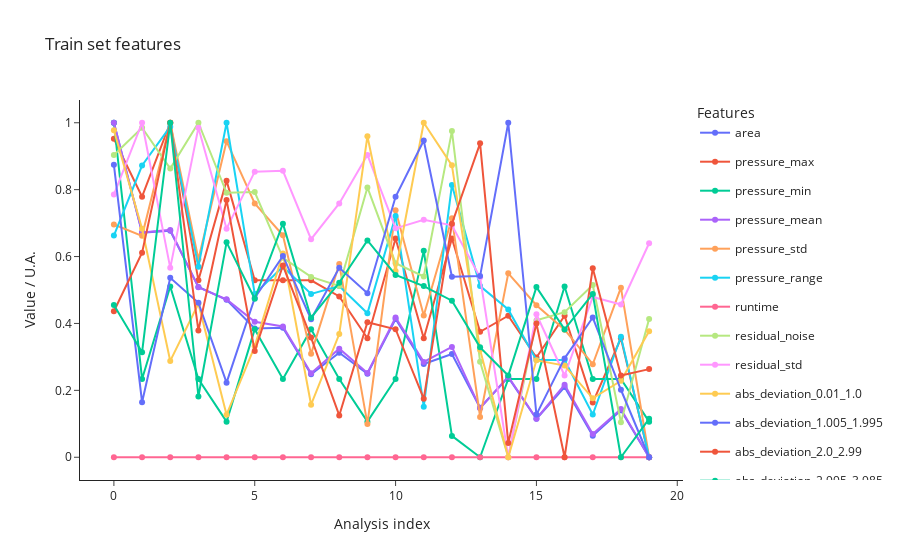

Notebook code cell kept with this figure:
### Code cell
from src.StreamPort.machine_learning.methods import MachineLearningScaleFeaturesScalerSklearn

scaler = MachineLearningScaleFeaturesScalerSklearn()
scaling_parameters = scaler.parameters
print("Scaling parameters: ", scaling_parameters)
parameters.update(scaling_parameters)

ml_ana = scaler.run(ml_ana)
fig_train_features = ml_ana.plot_data()
fig_train_features.update_layout(title="Train set features")
fig_train_features.show()
